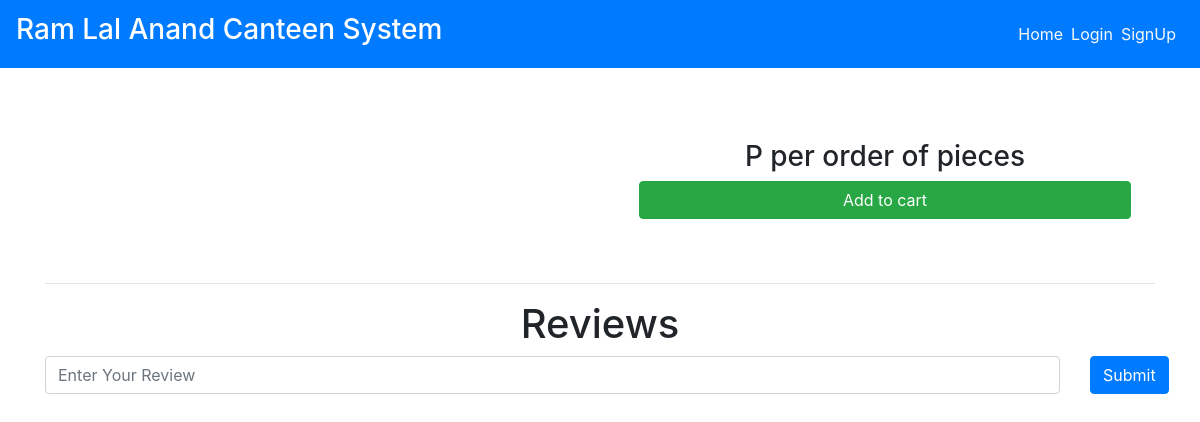
Page /dishes/momos on the earlier database version.
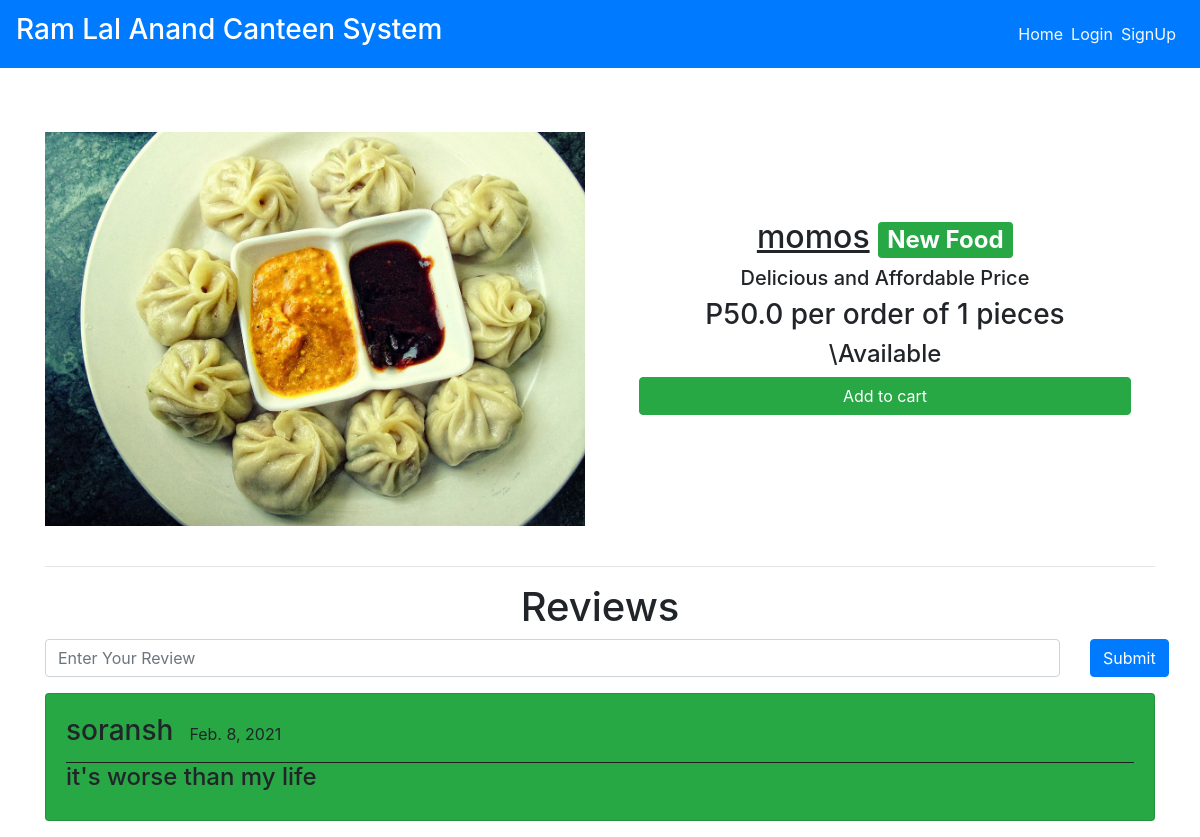
Same page on the later database version.
### main/models.py (models this page shows, shortened)
class Item(models.Model):
    LABELS = (
        ('Best Selling Foods', 'Best Selling Foods'),
        ('New Food', 'New Food'),
        ('Spicy Foods🔥', 'Spicy Foods🔥'),
    )
    LABEL_COLOUR = (
        ('danger', 'danger'),
        ('success', 'success'),
        ('primary', 'primary'),
        ('info', 'info'),
        ('warning', 'warning'),
    )
    title = models.CharField(max_length=150)
    description = models.CharField(max_length=250,blank=True)
    price = models.FloatField()
    pieces = models.IntegerField(default=6)
    instructions = models.CharField(max_length=250,default="Available")
    image = models.ImageField(default='default.png', upload_to='images/')
    labels = models.CharField(max_length=25, choices=LABELS, blank=True)
    label_colour = models.CharField(max_length=15, choices=LABEL_COLOUR, blank=True)
    slug = models.SlugField(default="foods")
    created_by = models.ForeignKey(User, on_delete=models.CASCADE)

class Reviews(models.Model):
    user = models.ForeignKey(User, on_delete = models.CASCADE)
    item = models.ForeignKey(Item, on_delete = models.CASCADE)
    rslug = models.SlugField()
    review = models.TextField()
    posted_on = models.DateField(default=timezone.now)
    class Meta:
        verbose_name = 'Review'
        verbose_name_plural = 'Reviews'

### main/views.py (the view)
# urls.py: path('dishes/<slug>', views.menuDetail, name='dishes'),
def menuDetail(request, slug):
    item = Item.objects.filter(slug=slug).first()
    reviews = Reviews.objects.filter(rslug=slug).order_by('-id')[:7]
    context = {
        'item' : item,
        'reviews' : reviews,
    }
    return render(request, 'main/dishes.html', context)

### main/templates/main/dishes.html (shortened to what this page needs)
{% extends "main/layout.html" %}
{% block content %}
<div class="dishes">
  <main class="mt-3 pt-4 main">
    <div class="container dark-grey-text">
      <div class="row wow fadeIn">
        <div class="col-md-6 mb-4">
          <img src="{{ item.image.url }}" class="img-fluid mt-4" alt="">
        </div>
        <div class="col-md-6 mb-4 information">
          <div class="p-4 content">
            <div class="mt-0">
                <h2><u>{{ item.title }}</u><span class="badge badge-{{ item.label_colour }} ml-2">{{ item.labels }}</span></h2>
            </div>
            <div class="lead">
              {% if item.description %}
              <h5>{{ item.description }}</h5>
              {% endif %}
              <h3>P{{ item.price }} per order of {{ item.pieces}} pieces</h3>
              <h4>{{ item.instructions }}</h4>
            </div>
            <a href="{% url 'main:add-to-cart' item.slug %}" class="btn btn-success btn-md my-0 p">Add to cart</a>
          </div>
        </div>
      </div>
      <hr>
    </div>
  </main>
  <div class="container">
    <h1 class="text-center">Reviews</h1>
    <form action="{% url 'main:add_reviews' %}" method="POST" class="mb-3">
      <div class="row">
        <div class="col-sm-11">
          <input type="text" name="review" class="form-control" placeholder="Enter Your Review">
        </div>
        <div class="col-sm-1">
          <button type="submit" class="btn btn-primary">Submit</button>
        </div>
      </div>
    </form>
    {% for review in reviews %}
    <div class="main-reviews card bg-success mb-3">
      <div class="card-body">
        <div class="user_details" style="display: flex; border-bottom: 1px solid rgb(31, 30, 30);">
          <h3 class="mr-3">{{ review.user.username }} </h3>
          <p class="mt-2">{{ review.posted_on }}</p>
        </div>
          <h4>{{ review.review }}</h4>
      </div>
    </div>
    {% endfor %}
  </div>
</div>
{% endblock content %}

Differences in the rows shown:
now on this page (row edited): Item: image (picture), title "momos", labels "New Food", description "Delicious and Affordable Price", price "50.0", pieces "1", instructions "\\Available"
added Reviews: user.username "soransh", posted_on "Feb. 8, 2021", review "it's worse than my life"
